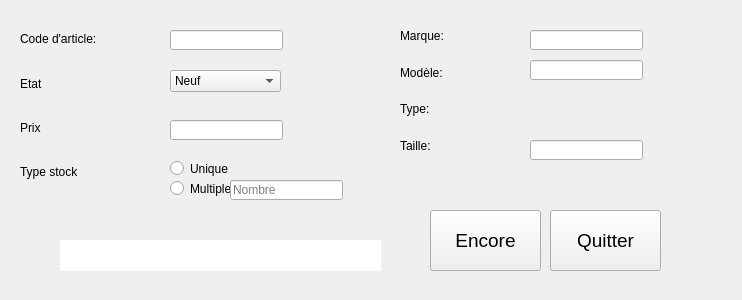
<?xml version="1.0" encoding="UTF-8"?>
<ui version="4.0">
 <class>MainWindow</class>
 <widget class="QMainWindow" name="MainWindow">
  <property name="geometry">
   <rect>
    <x>0</x>
    <y>0</y>
    <width>742</width>
    <height>300</height>
   </rect>
  </property>
  <property name="windowTitle">
   <string>Ajouter des articles</string>
  </property>
  <property name="styleSheet">
   <string notr="true">indicator{
width : 40px
height: 40px
}</string>
  </property>
  <widget class="QWidget" name="centralwidget">
   <widget class="QWidget" name="verticalLayoutWidget">
    <property name="geometry">
     <rect>
      <x>20</x>
      <y>20</y>
      <width>140</width>
      <height>171</height>
     </rect>
    </property>
    <layout class="QVBoxLayout" name="verticalLayout">
     <item>
      <widget class="QLabel" name="label">
       <property name="styleSheet">
        <string notr="true">font: 87 10pt &quot;Arial Black&quot;;</string>
       </property>
       <property name="text">
        <string>Code d'article:</string>
       </property>
      </widget>
     </item>
     <item>
      <widget class="QLabel" name="label_5">
       <property name="styleSheet">
        <string notr="true">font: 87 10pt &quot;Arial Black&quot;;</string>
       </property>
       <property name="text">
        <string>Etat</string>
       </property>
      </widget>
     </item>
     <item>
      <widget class="QLabel" name="label_10">
       <property name="styleSheet">
        <string notr="true">font: 87 10pt &quot;Arial Black&quot;;</string>
       </property>
       <property name="text">
        <string>Prix</string>
       </property>
      </widget>
     </item>
     <item>
      <widget class="QLabel" name="label_9">
       <property name="styleSheet">
        <string notr="true">font: 87 10pt &quot;Arial Black&quot;;</string>
       </property>
       <property name="text">
        <string>Type stock</string>
       </property>
      </widget>
     </item>
    </layout>
   </widget>
   <widget class="QWidget" name="verticalLayoutWidget_3">
    <property name="geometry">
     <rect>
      <x>400</x>
      <y>20</y>
      <width>121</width>
      <height>141</height>
     </rect>
    </property>
    <layout class="QVBoxLayout" name="verticalLayout_3">
     <item>
      <widget class="QLabel" name="label_6">
       <property name="styleSheet">
        <string notr="true">font: 87 10pt &quot;Arial Black&quot;;</string>
       </property>
       <property name="text">
        <string>Marque:</string>
       </property>
      </widget>
     </item>
     <item>
      <widget class="QLabel" name="label_4">
       <property name="styleSheet">
        <string notr="true">font: 87 10pt &quot;Arial Black&quot;;</string>
       </property>
       <property name="text">
        <string>Modèle:</string>
       </property>
      </widget>
     </item>
     <item>
      <widget class="QLabel" name="label_7">
       <property name="styleSheet">
        <string notr="true">font: 87 10pt &quot;Arial Black&quot;;</string>
       </property>
       <property name="text">
        <string>Type:</string>
       </property>
      </widget>
     </item>
     <item>
      <widget class="QLabel" name="label_2">
       <property name="styleSheet">
        <string notr="true">font: 87 10pt &quot;Arial Black&quot;;</string>
       </property>
       <property name="text">
        <string>Taille:</string>
       </property>
      </widget>
     </item>
    </layout>
   </widget>
   <widget class="QLineEdit" name="textCodeArticle">
    <property name="geometry">
     <rect>
      <x>170</x>
      <y>30</y>
      <width>113</width>
      <height>20</height>
     </rect>
    </property>
   </widget>
   <widget class="QLineEdit" name="textPrix">
    <property name="geometry">
     <rect>
      <x>170</x>
      <y>120</y>
      <width>113</width>
      <height>20</height>
     </rect>
    </property>
    <property name="maxLength">
     <number>7</number>
    </property>
   </widget>
   <widget class="QLineEdit" name="textTaille">
    <property name="geometry">
     <rect>
      <x>530</x>
      <y>140</y>
      <width>113</width>
      <height>20</height>
     </rect>
    </property>
    <property name="maxLength">
     <number>7</number>
    </property>
   </widget>
   <widget class="QLineEdit" name="textMarque">
    <property name="geometry">
     <rect>
      <x>530</x>
      <y>30</y>
      <width>113</width>
      <height>20</height>
     </rect>
    </property>
   </widget>
   <widget class="QLineEdit" name="textModel">
    <property name="geometry">
     <rect>
      <x>530</x>
      <y>60</y>
      <width>113</width>
      <height>20</height>
     </rect>
    </property>
   </widget>
   <widget class="QComboBox" name="comboBoxEtat">
    <property name="geometry">
     <rect>
      <x>170</x>
      <y>70</y>
      <width>111</width>
      <height>22</height>
     </rect>
    </property>
    <property name="focusPolicy">
     <enum>Qt::WheelFocus</enum>
    </property>
    <item>
     <property name="text">
      <string>Neuf</string>
     </property>
    </item>
    <item>
     <property name="text">
      <string>Usagé</string>
     </property>
    </item>
    <item>
     <property name="text">
      <string>Vieux</string>
     </property>
    </item>
    <item>
     <property name="text">
      <string>Terminé</string>
     </property>
    </item>
   </widget>
   <widget class="QPushButton" name="btnValider">
    <property name="geometry">
     <rect>
      <x>550</x>
      <y>210</y>
      <width>111</width>
      <height>61</height>
     </rect>
    </property>
    <property name="font">
     <font>
      <pointsize>14</pointsize>
     </font>
    </property>
    <property name="text">
     <string>Quitter</string>
    </property>
   </widget>
   <widget class="QPushButton" name="btnEncore">
    <property name="geometry">
     <rect>
      <x>430</x>
      <y>210</y>
      <width>111</width>
      <height>61</height>
     </rect>
    </property>
    <property name="font">
     <font>
      <pointsize>14</pointsize>
     </font>
    </property>
    <property name="text">
     <string>Encore</string>
    </property>
   </widget>
   <widget class="QLineEdit" name="textErrorMessage">
    <property name="geometry">
     <rect>
      <x>60</x>
      <y>240</y>
      <width>321</width>
      <height>31</height>
     </rect>
    </property>
    <property name="sizePolicy">
     <sizepolicy hsizetype="Minimum" vsizetype="Fixed">
      <horstretch>0</horstretch>
      <verstretch>0</verstretch>
     </sizepolicy>
    </property>
    <property name="font">
     <font>
      <pointsize>14</pointsize>
     </font>
    </property>
    <property name="focusPolicy">
     <enum>Qt::NoFocus</enum>
    </property>
    <property name="styleSheet">
     <string notr="true">border: none;
color: red;</string>
    </property>
    <property name="readOnly">
     <bool>true</bool>
    </property>
   </widget>
   <widget class="QRadioButton" name="radioUnique">
    <property name="geometry">
     <rect>
      <x>170</x>
      <y>160</y>
      <width>82</width>
      <height>17</height>
     </rect>
    </property>
    <property name="text">
     <string>Unique</string>
    </property>
   </widget>
   <widget class="QRadioButton" name="radioMultiple">
    <property name="geometry">
     <rect>
      <x>170</x>
      <y>180</y>
      <width>82</width>
      <height>17</height>
     </rect>
    </property>
    <property name="text">
     <string>Multiple</string>
    </property>
   </widget>
   <widget class="QLineEdit" name="textStock">
    <property name="geometry">
     <rect>
      <x>230</x>
      <y>180</y>
      <width>113</width>
      <height>20</height>
     </rect>
    </property>
    <property name="echoMode">
     <enum>QLineEdit::Normal</enum>
    </property>
    <property name="placeholderText">
     <string>Nombre</string>
    </property>
   </widget>
  </widget>
 </widget>
 <tabstops>
  <tabstop>comboBoxEtat</tabstop>
  <tabstop>textCodeArticle</tabstop>
  <tabstop>textPrix</tabstop>
  <tabstop>textMarque</tabstop>
  <tabstop>textModel</tabstop>
  <tabstop>textTaille</tabstop>
  <tabstop>radioUnique</tabstop>
  <tabstop>radioMultiple</tabstop>
  <tabstop>textStock</tabstop>
  <tabstop>btnEncore</tabstop>
  <tabstop>btnValider</tabstop>
  <tabstop>textErrorMessage</tabstop>
 </tabstops>
 <resources/>
 <connections/>
</ui>
